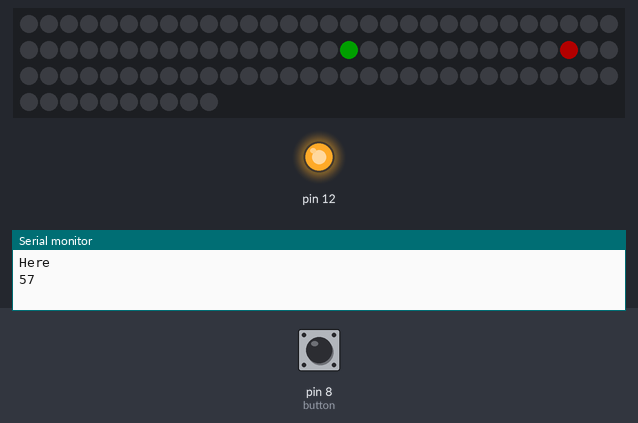
Bench run of a sketch on a simulated Arduino Uno, built with avr-gcc and run on an emulated ATmega328P. Shown: 100 RGB LEDs in strip order, left to right, continuing on the next row, output pins drawn as LEDs (lit = HIGH), the last lines printed to the serial monitor. Inputs (shaded band) come from the test bench; at power-on: pin 8 (button) LOW. Dim RGB values are drawn brighter than linear; random numbers use the default seed unless the sketch sets one.

Above: at 1.2 s.
1.3 s: pin 8 (button) pulled HIGH for 0.15 s
At 2.1 s:
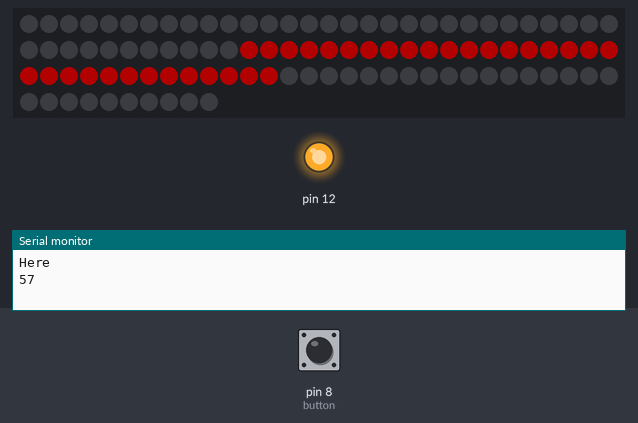
4.4 s: pin 8 (button) pulled HIGH for 3.2 s
At 8.1 s:
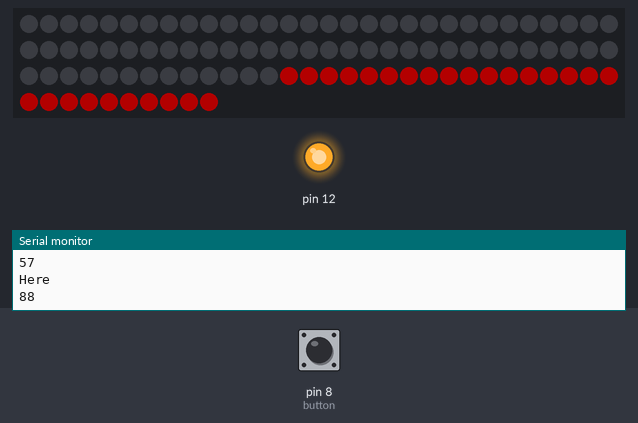

The sketch:

CycloneLedV5.ino
```cpp
#include <FastLED.h>

#define NUM_LEDS  100                 // Total number of Leds
#define DATA_PIN 7
#define LED_TYPE WS2811
#define SPEED_INCREASE_VALUE  25
#define MINIMUM_DELAY 6
#define RUNNING_LED_COLOR Green
#define CENTER_LED_COLOR  Red

#define BUTTON1  8
#define BUTTON2 8
#define BUTTON3 8

#define OUTER_CIRCLE_START  1
#define OUTER_CIRCLE_END  41
#define MIDDLE_CIRCLE_START  41
#define MIDDLE_CIRCLE_END  73
#define INNER_CIRCLE_START  73
#define INNER_CIRCLE_END  100

#define FAILURE_COUNT 3
#define SUCCESS_COUNT 5

CRGBArray<NUM_LEDS> leds;

unsigned long  tm ;
int index, pressDelay=200 ;

int path[3][2] = {
               {OUTER_CIRCLE_START, OUTER_CIRCLE_END},
               {MIDDLE_CIRCLE_START, MIDDLE_CIRCLE_END},
               {INNER_CIRCLE_START, INNER_CIRCLE_END}
              } ;

int button[3] = {BUTTON1, BUTTON2, BUTTON3} ;

int centerLed, centerLedArray[3][3] = {{19, 20, 21},           // Center Leds for Outer Circle
                    {56, 57, 58},                           // Center Leds for Middle Circle
                    {86, 87, 88}                            // Center Leds for Inner Circle
                   } ;

int gameScore=0 ;

void blankAllLeds(int), showFailurePattern(int), showSuccessPattern(int) ;

void setup() {
  FastLED.addLeds<LED_TYPE, DATA_PIN>(leds, NUM_LEDS) ;
  FastLED.setBrightness(60) ;
  // turning off all leds

  for(int i=0 ; i < NUM_LEDS ; ++i)
    leds[i] = CRGB::Black ;
  FastLED.show() ;

  // done.
  // leds[chooseCenterLed()] = CRGB::Red ;
  FastLED.show() ;
  Serial.begin(9600) ;
  pinMode(12, OUTPUT) ;
  digitalWrite(12, HIGH) ;
  Serial.begin(9600) ;
}

void loop()
{
    startAgain :
    if(pressDelay <= MINIMUM_DELAY)
      pressDelay = MINIMUM_DELAY ;
    for(int i=0 ; i < NUM_LEDS ; ++i)
      leds[i] = CRGB::Black ;
    FastLED.show() ;
    index = random(0,3) ;
    centerLed = centerLedArray[index][random(0,3)] ;          // Center Led according to current circle
    Serial.println("Here") ;
    Serial.println(centerLed) ;
    leds[centerLed] = CRGB::Red ;
    FastLED.show() ;
    for(int i=path[index][0] ; i < path[index][1] ; ++i)
    {
      leds[i] = CRGB::RUNNING_LED_COLOR ;
      FastLED.show() ;
      tm = millis() ;
      while((unsigned long)(millis()-tm) <= pressDelay)
      {
          if(digitalRead(button[index]))
          {
//            Serial.print("i : ") ;
//            Serial.println(i) ;
//            Serial.print("centerLed : ") ;
//            Serial.println(centerLed) ;
            if(i == centerLed)
            {
              ++gameScore ;
              Serial.print("Score : ") ;
              Serial.println(gameScore) ;
              pressDelay = abs(pressDelay-SPEED_INCREASE_VALUE) ;
              blankAllLeds(index) ;
              showSuccessPattern(index) ;
              blankAllLeds(index) ;
              // leds[centerLed] = CRGB::CENTER_LED_COLOR ;
              FastLED.show() ;
            }
            else
            {
              blankAllLeds(index) ;
              showFailurePattern(index) ;
              blankAllLeds(index) ;
              // leds[centerLed] = CRGB::CENTER_LED_COLOR ;
              FastLED.show() ;
            }
            blankAllLeds(index) ;
            // postPressPattern() ;
            goto startAgain ;
          }
      }
      (i != centerLed) ? (leds[i] = CRGB::Black) : (leds[i] = CRGB::CENTER_LED_COLOR) ;
      FastLED.show() ;
    }
}

void showSuccessPattern(int index)
{
    for(int j=0 ; j < SUCCESS_COUNT ; ++j)
    {
      static uint8_t hue;
      for(int i = path[index][0] ; i < path[index][1] ; ++i )
      {
        // fade everything out
        leds.fadeToBlackBy(40);

        // let's set an led value
        leds[i] = CHSV(hue++,255,255);

        // now, let's first 20 leds to the top 20 leds,
        leds((path[index][1]-path[index][0])/2+1, path[index][1]-1) = leds((path[index][1]-path[index][0])/2, path[index][0]) ;
        FastLED.delay(33);
      }
    }
}

void showFailurePattern(int index)
{
  for(int j=0 ; j < FAILURE_COUNT ; ++j)
  {
    for(int i=path[index][0] ; i < path[index][1] ; ++i)
      leds[i] = CRGB::Red ;
    FastLED.show() ;
    delay(1000) ;
    blankAllLeds(index) ;
    delay(1000) ;
  }
}

void blankAllLeds(int index)
{
  for(int i=path[index][0] ; i < path[index][1] ; ++i)
    leds[i] = CRGB::Black ;
  FastLED.show() ;
}

void postPressPattern()
{
  for(int i=0 ; i < NUM_LEDS ; ++i)
  {
    leds[i] = CRGB::Red ;
    FastLED.show() ;
    delay(30) ;
  }
  for(int i=0 ; i < NUM_LEDS ; ++i)
  {
    leds[i] = CRGB::Black ;
    FastLED.show() ;
    delay(30) ;
  }
  FastLED.show() ;
}
```
